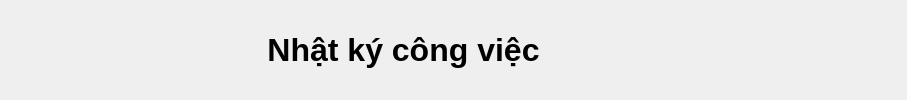
     <widget class="QWidget" name="widget" native="true">
      <layout class="QHBoxLayout" name="horizontalLayout_3">
       <property name="topMargin">
        <number>0</number>
       </property>
       <property name="bottomMargin">
        <number>0</number>
       </property>
       <item>
        <widget class="QWidget" name="widget_4" native="true">
         <property name="minimumSize">
          <size>
           <width>250</width>
           <height>80</height>
          </size>
         </property>
         <property name="maximumSize">
          <size>
           <width>250</width>
           <height>80</height>
          </size>
         </property>
         <layout class="QHBoxLayout" name="horizontalLayout_2">
          <property name="spacing">
           <number>0</number>
          </property>
          <property name="leftMargin">
           <number>0</number>
          </property>
          <property name="topMargin">
           <number>0</number>
          </property>
          <property name="rightMargin">
           <number>0</number>
          </property>
          <property name="bottomMargin">
           <number>0</number>
          </property>
          <item>
           <widget class="QLabel" name="label">
            <property name="minimumSize">
             <size>
              <width>60</width>
              <height>60</height>
             </size>
            </property>
            <property name="maximumSize">
             <size>
              <width>60</width>
              <height>60</height>
             </size>
            </property>
            <property name="text">
             <string/>
            </property>
            <property name="pixmap">
             <pixmap resource="resources.qrc">:/pictures/pics/Icop.jpg</pixmap>
            </property>
            <property name="scaledContents">
             <bool>true</bool>
            </property>
           </widget>
          </item>
         </layout>
        </widget>
       </item>
       <item>
        <widget class="QLabel" name="lb003">
         <property name="sizePolicy">
          <sizepolicy hsizetype="Expanding" vsizetype="Preferred">
           <horstretch>0</horstretch>
           <verstretch>0</verstretch>
          </sizepolicy>
         </property>
         <property name="minimumSize">
          <size>
           <width>0</width>
           <height>80</height>
          </size>
         </property>
         <property name="maximumSize">
          <size>
           <width>16777215</width>
           <height>80</height>
          </size>
         </property>
         <property name="font">
          <font>
           <pointsize>24</pointsize>
           <weight>75</weight>
           <bold>true</bold>
          </font>
         </property>
         <property name="text">
          <string>Nhật ký công việc</string>
         </property>
         <property name="alignment">
          <set>Qt::AlignCenter</set>
         </property>
        </widget>
       </item>
       <item>
        <widget class="QWidget" name="widget_5" native="true">
         <property name="sizePolicy">
          <sizepolicy hsizetype="Preferred" vsizetype="Preferred">
           <horstretch>0</horstretch>
           <verstretch>0</verstretch>
          </sizepolicy>
         </property>
         <property name="minimumSize">
          <size>
           <width>350</width>
           <height>80</height>
          </size>
         </property>
         <property name="maximumSize">
          <size>
           <width>350</width>
           <height>80</height>
          </size>
         </property>
         <layout class="QHBoxLayout" name="horizontalLayout_4">
          <item>
           <widget class="QLabel" name="lb000">
            <property name="text">
             <string/>
            </property>
           </widget>
          </item>
          <item>
           <widget class="QLabel" name="lb004">
            <property name="text">
             <string/>
            </property>
           </widget>
          </item>
          <item>
           <widget class="QLabel" name="lb001">
            <property name="sizePolicy">
             <sizepolicy hsizetype="Expanding" vsizetype="Preferred">
              <horstretch>0</horstretch>
              <verstretch>0</verstretch>
             </sizepolicy>
            </property>
            <property name="text">
             <string/>
            </property>
           </widget>
          </item>
         </layout>
        </widget>
       </item>
      </layout>
     </widget>
